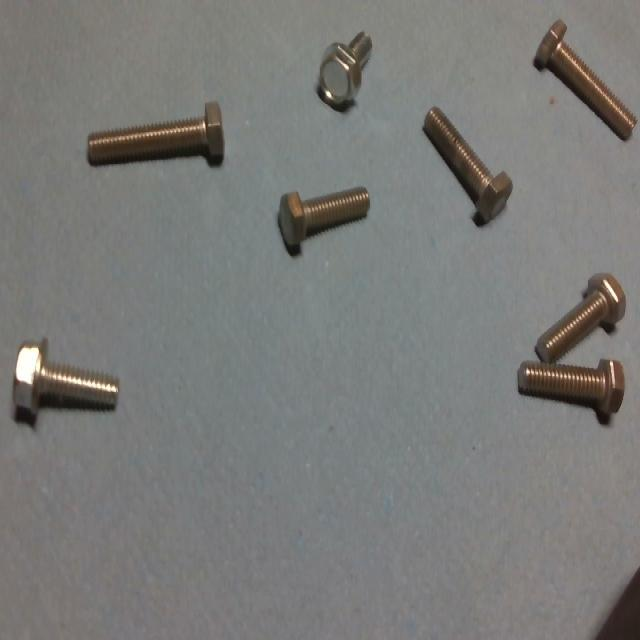
#> input picture Desafio_1/data/images/img1.jpg, 640 x 640 px; its folder holds only this picture in this run
$ jupyter execute analise_interativa_dados_sinteticos_detector_leve.ipynb
#> lines starting #> are read from the running program, lines starting #| are printed output that depends on the picture; after the words box and inside, x2 and y2 are one past the last pixel; in counts of white or black regions, pixels touching at a corner belong together; long printed decimals are rounded
### Desafio_1/solucoes/solucao_3_dados_sinteticos_detector_leve/solucao_3_dados_sinteticos_detector_leve.py
"""Solução 3 do Desafio 1: dados sintéticos e detector leve de parafusos.

Autor: Manoel Furtado
Data: 31/05/2026

Descrição:
    Este script cria um dataset YOLO com pseudo-rótulos para detecção de
    parafusos. Ele usa um detector clássico em OpenCV para sugerir caixas,
    gera variações simples das imagens e, opcionalmente, inicia o treino de um
    modelo YOLO leve quando o Ultralytics está instalado.

Uso principal:
    python Desafio_1/solucoes/solucao_3_dados_sinteticos_detector_leve/solucao_3_dados_sinteticos_detector_leve.py
    python Desafio_1/solucoes/solucao_3_dados_sinteticos_detector_leve/solucao_3_dados_sinteticos_detector_leve.py --train-yolo

Artefato gerado:
    Desafio_1/solucoes/solucao_3_dados_sinteticos_detector_leve/dataset_yolo_sintetico/data.yaml
"""

from __future__ import annotations

import argparse
import random
import shutil
import sys
from dataclasses import dataclass
from pathlib import Path


IMAGE_SUFFIXES = {".jpg", ".jpeg", ".png", ".bmp", ".webp"}


@dataclass
class Box:
    """Representa uma caixa delimitadora no formato de pixel do OpenCV."""

    x: int
    y: int
    w: int
    h: int


# [11 lines left out: function require_cv2, not called in this run]


def iter_images(input_dir: Path) -> list[Path]:
    """Lista somente arquivos com extensões de imagem aceitas pelo script."""

    return sorted(
        path for path in input_dir.iterdir() if path.suffix.lower() in IMAGE_SUFFIXES
    )


def weak_boxes(cv2, np, image, args) -> list[Box]:
    """Gera pseudo-caixas usando processamento clássico de imagem.

    A ideia é obter rótulos fracos: eles aceleram uma primeira versão do
    dataset, mas ainda devem ser revisados visualmente antes de virarem base
    final de treino.
    """

    # Converte para tons de cinza e aumenta contraste local para destacar peças.
    gray = cv2.cvtColor(image, cv2.COLOR_BGR2GRAY)
    enhanced = cv2.createCLAHE(clipLimit=2.0, tileGridSize=(8, 8)).apply(gray)

    # Suavização reduz ruído antes do limiar automático de Otsu.
    blurred = cv2.GaussianBlur(enhanced, (5, 5), 0)
    _, mask = cv2.threshold(blurred, 0, 255, cv2.THRESH_BINARY_INV + cv2.THRESH_OTSU)

    # Operações morfológicas fecham falhas pequenas e removem pontos isolados.
    kernel = cv2.getStructuringElement(cv2.MORPH_ELLIPSE, (5, 5))
    mask = cv2.morphologyEx(mask, cv2.MORPH_CLOSE, kernel, iterations=2)
    mask = cv2.morphologyEx(mask, cv2.MORPH_OPEN, kernel, iterations=1)
    contours, _ = cv2.findContours(mask, cv2.RETR_EXTERNAL, cv2.CHAIN_APPROX_SIMPLE)

    boxes: list[Box] = []
    for contour in contours:
        area = float(cv2.contourArea(contour))
        if area < args.min_area or area > args.max_area:
            continue

        x, y, w, h = cv2.boundingRect(contour)
        if w <= 0 or h <= 0:
            continue

        # Descartar proporções extremas ajuda a reduzir falsas detecções.
        if max(w / h, h / w) > args.max_aspect_ratio:
            continue
        boxes.append(Box(x, y, w, h))

    # Ordenação estável facilita inspeção e comparação de resultados.
    return sorted(boxes, key=lambda box: (box.y, box.x))


def yolo_line(box: Box, image_width: int, image_height: int) -> str:
    """Converte uma caixa em linha YOLO: classe, centro x/y, largura e altura."""

    # YOLO espera coordenadas normalizadas pelo tamanho da imagem.
    x_center = (box.x + box.w / 2) / image_width
    y_center = (box.y + box.h / 2) / image_height
    width = box.w / image_width
    height = box.h / image_height
    return f"0 {x_center:.6f} {y_center:.6f} {width:.6f} {height:.6f}"


# [11 lines left out: function write_pair, not called in this run]


def transform_boxes_for_flip(boxes: list[Box], width: int, height: int, flip_code: int):
    """Ajusta as caixas quando a imagem é espelhada.

    `flip_code=1` espelha horizontalmente, `flip_code=0` verticalmente e outros
    valores representam espelhamento nos dois eixos.
    """

    transformed = []
    for box in boxes:
        if flip_code == 1:
            transformed.append(Box(width - box.x - box.w, box.y, box.w, box.h))
        elif flip_code == 0:
            transformed.append(Box(box.x, height - box.y - box.h, box.w, box.h))
        else:
            transformed.append(Box(width - box.x - box.w, height - box.y - box.h, box.w, box.h))
    return transformed


def brightness_variant(cv2, np, image, alpha: float, beta: int):
    """Cria uma variação simples de brilho/contraste da imagem."""

    return cv2.convertScaleAbs(image, alpha=alpha, beta=beta)


# [103 lines left out: functions create_dataset, train_yolo, not called in this run]


def parse_args(argv: list[str] | None = None):
    """Define os parâmetros de geração de dados e treino opcional."""

    script_dir = Path(__file__).resolve().parent
    default_input = script_dir.parent.parent / "data" / "images"
    parser = argparse.ArgumentParser(description=__doc__)
    parser.add_argument("--input-dir", default=str(default_input))
    parser.add_argument("--output-dir", default=str(script_dir / "dataset_yolo_sintetico"))
    parser.add_argument("--clean", action="store_true")
    parser.add_argument("--seed", type=int, default=42)
    parser.add_argument("--val-fraction", type=float, default=0.2)
    parser.add_argument("--min-area", type=float, default=80.0)
    parser.add_argument("--max-area", type=float, default=20000.0)
    parser.add_argument("--max-aspect-ratio", type=float, default=8.0)
    parser.add_argument("--train-yolo", action="store_true")
    parser.add_argument("--model", default="yolov8n.pt")
    parser.add_argument("--epochs", type=int, default=50)
    parser.add_argument("--imgsz", type=int, default=640)
    parser.add_argument("--batch", type=int, default=4)
    return parser.parse_args(argv)


# [7 lines left out: function run, not called in this run]


# [2 lines that do not run on import are left out]

### Desafio_1/solucoes/solucao_3_dados_sinteticos_detector_leve/analise_interativa_dados_sinteticos_detector_leve.ipynb
# Análise interativa - Solução 3 dados sintéticos e detector leve

**Autor:** Manoel Furtado
**Objetivo:** estudar a geração de pseudo-rótulos e aumentações usada em `solucao_3_dados_sinteticos_detector_leve.py`.

Este notebook mostra como:

1. carregar imagens do Desafio 1;
2. gerar caixas fracas com OpenCV;
3. visualizar filtros e contornos candidatos;
4. converter caixas para formato YOLO;
5. testar aumentações simples;
6. ajustar parâmetros antes de criar o dataset final;
7. iniciar opcionalmente um treino YOLO leve.

## 1. Importações e caminhos

A célula localiza a pasta da solução, importa o script original e define os diretórios de entrada e saída.

[cell 1]
import sys
from pathlib import Path

import cv2
import matplotlib.pyplot as plt
import numpy as np

SCRIPT_NAME = 'solucao_3_dados_sinteticos_detector_leve.py'

def find_solution_dir(script_name):
    start = Path.cwd().resolve()
    for candidate in [start, *start.parents]:
        if (candidate / script_name).exists():
            return candidate
    matches = list(start.rglob(script_name))
    if not matches:
        raise FileNotFoundError(f'Não encontrei {script_name} a partir de {start}')
    return matches[0].parent

SOLUTION_DIR = find_solution_dir(SCRIPT_NAME)
DESAFIO_DIR = SOLUTION_DIR.parents[1]
INPUT_DIR = DESAFIO_DIR / 'data' / 'images'
OUTPUT_DIR = SOLUTION_DIR / 'dataset_yolo_sintetico'

sys.path.insert(0, str(SOLUTION_DIR))

from solucao_3_dados_sinteticos_detector_leve import brightness_variant, create_dataset, iter_images, parse_args, train_yolo, transform_boxes_for_flip, weak_boxes, yolo_line

print('Solução:', SOLUTION_DIR)
print('Imagens:', INPUT_DIR)
print('Saída  :', OUTPUT_DIR)

## 2. Escolha de imagem

Troque `image_index` para ver como os pseudo-rótulos se comportam em cada foto.

[cell 2]
image_paths = iter_images(INPUT_DIR)
print('Imagens encontradas:', len(image_paths))
for index, path in enumerate(image_paths):
    print(index, path.name)

image_index = 0
image_path = image_paths[image_index]
image_bgr = cv2.imread(str(image_path))
#> image_bgr is the input picture: shape (640, 640, 3); mean B, G, R 120.2, 122.5, 122.1
if image_bgr is None:
    raise ValueError(f'Não consegui ler {image_path}')

plt.figure(figsize=(8, 6))
plt.imshow(cv2.cvtColor(image_bgr, cv2.COLOR_BGR2RGB))
plt.title(image_path.name)
plt.axis('off')
plt.show()
print('Dimensão:', image_bgr.shape)
#| Dimensão: (640, 640, 3)

## 3. Parâmetros do pseudo-detector

Os valores abaixo controlam quais contornos viram caixas. Ajuste e execute novamente para comparar.

[cell 3]
min_area = 80.0
max_area = 20000.0
max_aspect_ratio = 8.0

args = parse_args([
    '--input-dir', str(INPUT_DIR),
    '--output-dir', str(OUTPUT_DIR),
    '--min-area', str(min_area),
    '--max-area', str(max_area),
    '--max-aspect-ratio', str(max_aspect_ratio),
])

boxes = weak_boxes(cv2, np, image_bgr, args)
#> in weak_boxes, `enhanced = cv2.createCLAHE(clipLimit=2.0, tileGridSize=(8, 8)).apply(g..`:
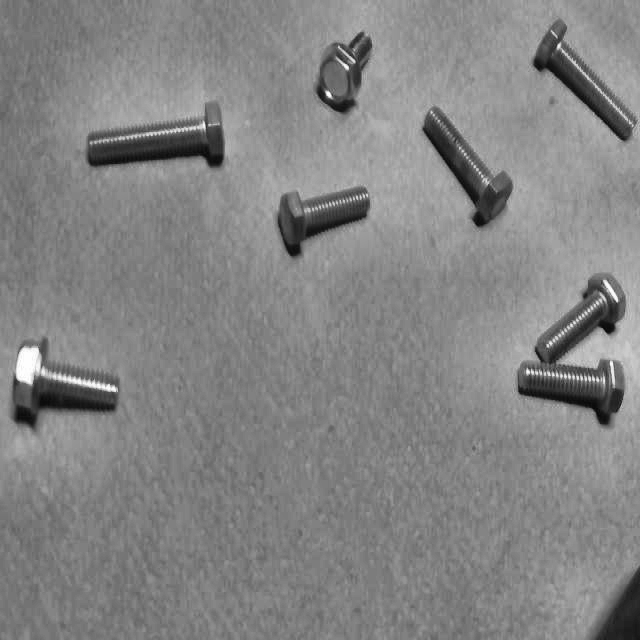
#> enhanced: shape (640, 640); min 5, max 255, mean 132
#> in weak_boxes, `_, mask = cv2.threshold(blurred, 0, 255, cv2.THRESH_BINARY_INV + cv2.T..`:
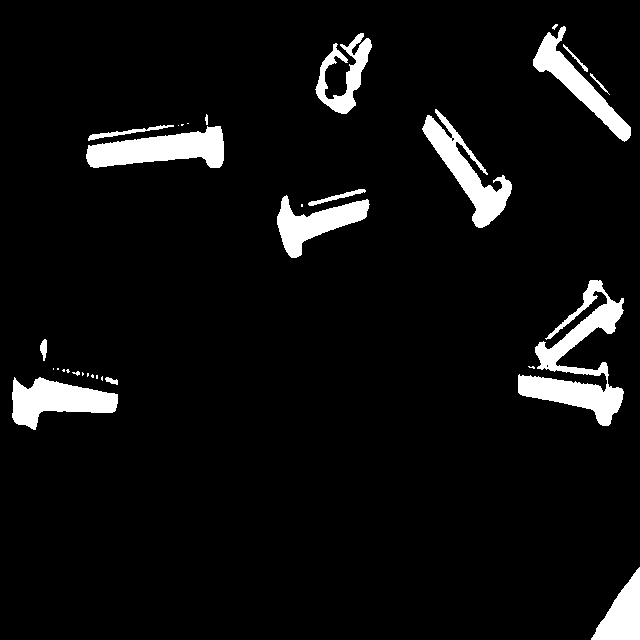
#> mask: shape (640, 640); 6.2% white; 31 white regions (15 under 20 px), largest, box (x1, y1, x2, y2) and area: (518, 280, 624, 426) 5446, (86, 126, 224, 168) 3586, (422, 109, 512, 228) 3231
#> in weak_boxes, `mask = cv2.morphologyEx(mask, cv2.MORPH_OPEN, kernel, iterations=1)`:
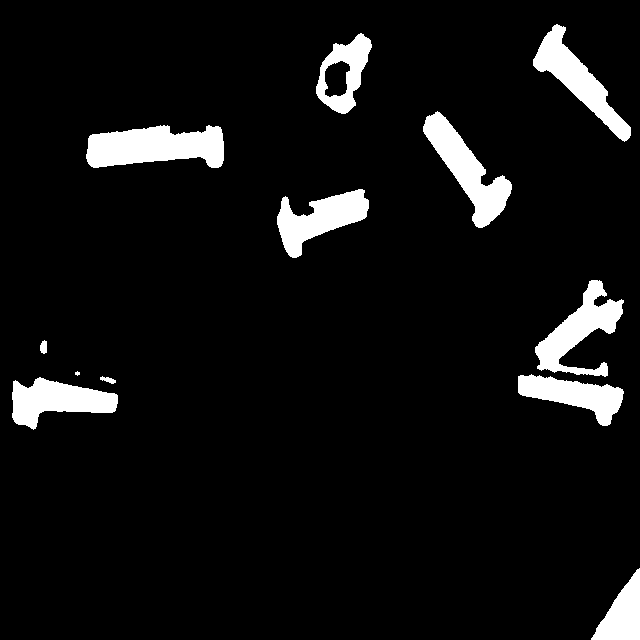
#> mask: shape (640, 640); 6.8% white; 12 white regions (1 under 20 px)
#> in weak_boxes, `contours, _ = cv2.findContours(mask, cv2.RETR_EXTERNAL, cv2.CHAIN_APPR..`: contours = 12 contours, 1 with area under 20; largest, box (x1, y1, x2, y2) and area: (86, 125, 224, 168) 4258, (423, 111, 512, 228) 3516, (535, 280, 624, 377) 3193, (533, 24, 631, 142) 3170, (12, 377, 118, 430) 2980
#> the loop in weak_boxes, `for contour in contours:` made 12 passes
#> (area, x, y, w, h) on passes 1, 2, 4, 7, 8, 9, 10, 11: (1835.5, 591, 568, 49, 72), (2980.5, 12, 377, 106, 53), (2555.5, 518, 374, 106, 52), (3193, 535, 280, 89, 97), (2964.5, 277, 189, 92, 69), (4258, 86, 125, 138, 43), (3516.5, 423, 111, 89, 117), (2642, 316, 33, 56, 81)
#> after the loop in weak_boxes, `for contour in contours:`: boxes = 9 items
#> boxes = 9 items
print('Caixas encontradas:', len(boxes))
#| Caixas encontradas: 9
for box in boxes[:10]:
    print(box)
#> this loop made 9 passes
#| Box(x=533, y=24, w=98, h=118)
#| Box(x=316, y=33, w=56, h=81)
#| Box(x=423, y=111, w=89, h=117)
#| Box(x=86, y=125, w=138, h=43)
#| Box(x=277, y=189, w=92, h=69)
#> (further printed lines are left out)

## 4. Visualização dos filtros clássicos

Esta célula replica a lógica de `weak_boxes` para mostrar onde os contornos surgem.

[cell 4]
gray = cv2.cvtColor(image_bgr, cv2.COLOR_BGR2GRAY)
enhanced = cv2.createCLAHE(clipLimit=2.0, tileGridSize=(8, 8)).apply(gray)
blurred = cv2.GaussianBlur(enhanced, (5, 5), 0)
_, mask = cv2.threshold(blurred, 0, 255, cv2.THRESH_BINARY_INV + cv2.THRESH_OTSU)
kernel = cv2.getStructuringElement(cv2.MORPH_ELLIPSE, (5, 5))
closed = cv2.morphologyEx(mask, cv2.MORPH_CLOSE, kernel, iterations=2)
opened = cv2.morphologyEx(closed, cv2.MORPH_OPEN, kernel, iterations=1)

stages = [
    ('Cinza', gray),
    ('CLAHE', enhanced),
    ('Blur', blurred),
    ('Otsu invertido', mask),
    ('Fechamento', closed),
    ('Abertura', opened),
]

fig, axes = plt.subplots(2, 3, figsize=(15, 9))
for axis, (title, stage) in zip(axes.ravel(), stages):
    axis.imshow(stage, cmap='gray')
    axis.set_title(title)
    axis.axis('off')
#> this loop made 6 passes
plt.tight_layout()
plt.show()

## 5. Caixas sobre a imagem

Pseudo-rótulos são úteis para acelerar o trabalho, mas devem ser revisados. Nesta etapa avaliamos visualmente as caixas.

[cell 5]
annotated = image_bgr.copy()
for index, box in enumerate(boxes, start=1):
    cv2.rectangle(annotated, (box.x, box.y), (box.x + box.w, box.y + box.h), (0, 180, 0), 2)
    cv2.putText(annotated, str(index), (box.x, max(box.y - 5, 12)), cv2.FONT_HERSHEY_SIMPLEX, 0.5, (0, 0, 255), 1, cv2.LINE_AA)
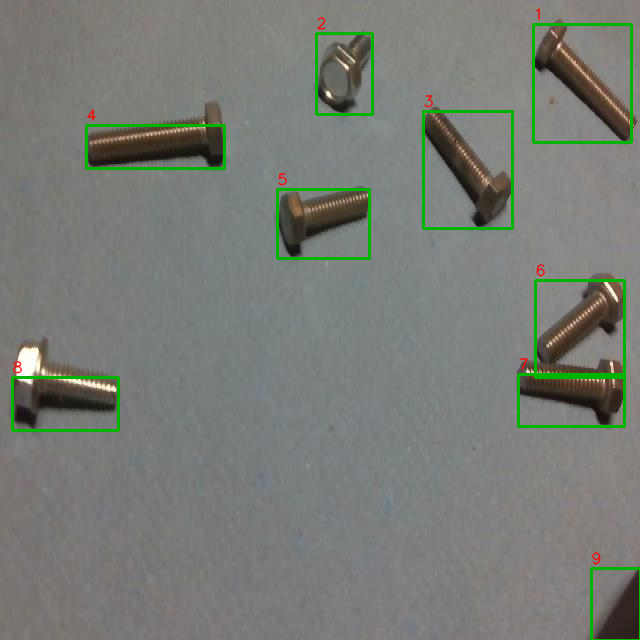
#> annotated: shape (640, 640, 3); 2.32% of pixels changed, all inside (x1, y1, x2, y2) = (11, 8, 640, 640)

plt.figure(figsize=(10, 8))
plt.imshow(cv2.cvtColor(annotated, cv2.COLOR_BGR2RGB))
plt.title(f'{len(boxes)} pseudo-caixas')
plt.axis('off')
plt.show()

## 6. Formato YOLO gerado

Cada linha do label YOLO usa `classe x_centro y_centro largura altura`, tudo normalizado entre 0 e 1.

[cell 6]
height, width = image_bgr.shape[:2]
label_lines = [yolo_line(box, width, height) for box in boxes]
#> label_lines = 9 items
print('\n'.join(label_lines[:10]) if label_lines else 'Nenhuma caixa gerada.')
#| 0 0.9094 0.1297 0.1531 0.1844
#| 0 0.5375 0.1148 0.0875 0.1266
#| 0 0.7305 0.2648 0.1391 0.1828
#| 0 0.2422 0.2289 0.2156 0.06719
#| 0 0.5047 0.3492 0.1437 0.1078
#| 0 0.9055 0.5133 0.1391 0.1516
#> (further printed lines are left out)

## 7. Aumentações simples e correção das caixas

O script cria versões espelhadas e variações de brilho. Quando a imagem é espelhada, as caixas precisam ser transformadas também.

[cell 7]
height, width = image_bgr.shape[:2]
variants = [
    ('original', image_bgr, boxes),
    ('flip horizontal', cv2.flip(image_bgr, 1), transform_boxes_for_flip(boxes, width, height, 1)),
    ('flip vertical', cv2.flip(image_bgr, 0), transform_boxes_for_flip(boxes, width, height, 0)),
    ('mais escura', brightness_variant(cv2, np, image_bgr, 0.85, -10), boxes),
    ('mais clara', brightness_variant(cv2, np, image_bgr, 1.15, 12), boxes),
]
#> the loop in transform_boxes_for_flip, `for box in boxes:` made 9 passes
#> the loop in transform_boxes_for_flip (call 2), `for box in boxes:` made 9 passes
#> in brightness_variant, `return cv2.convertScaleAbs(image, alpha=alpha, beta=beta)`:
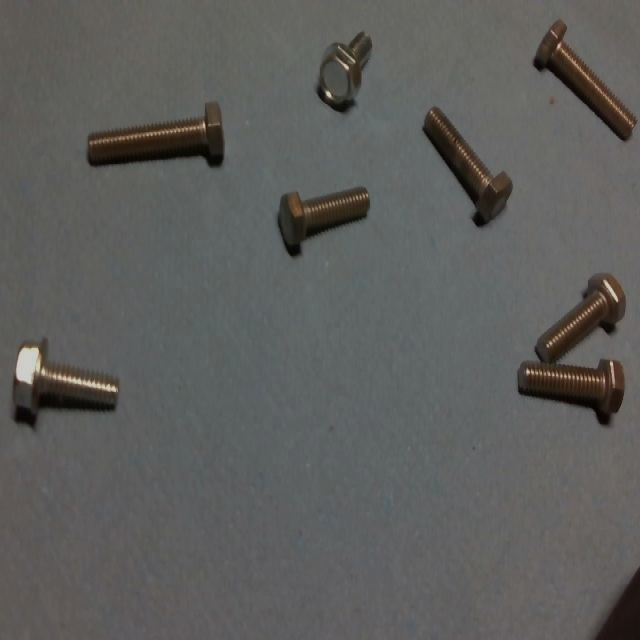
#> returned value: shape (640, 640, 3); mean of channels 0, 1, 2 92.2, 94.1, 93.8; drawn as B, G, R
#> call 2 of brightness_variant, with alpha = 1.15, beta = 12
#> in brightness_variant (call 2), `return cv2.convertScaleAbs(image, alpha=alpha, beta=beta)`:
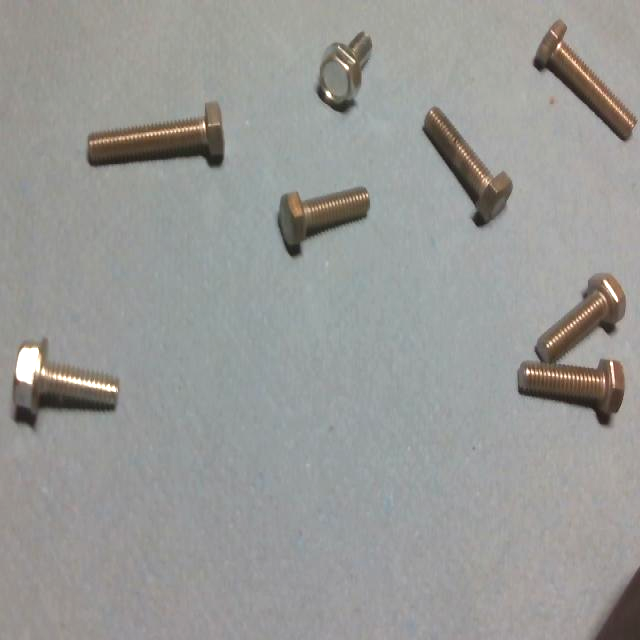
#> returned value: shape (640, 640, 3); mean of channels 0, 1, 2 150.2, 152.8, 152.4; drawn as B, G, R

fig, axes = plt.subplots(1, len(variants), figsize=(4 * len(variants), 5))
for axis, (title, variant_image, variant_boxes) in zip(axes, variants):
    view = variant_image.copy()
    for box in variant_boxes:
        cv2.rectangle(view, (box.x, box.y), (box.x + box.w, box.y + box.h), (0, 180, 0), 2)
    axis.imshow(cv2.cvtColor(view, cv2.COLOR_BGR2RGB))
    axis.set_title(title)
    axis.axis('off')
#> this loop made 5 passes
#> pass 2, `view = variant_image.copy()`:
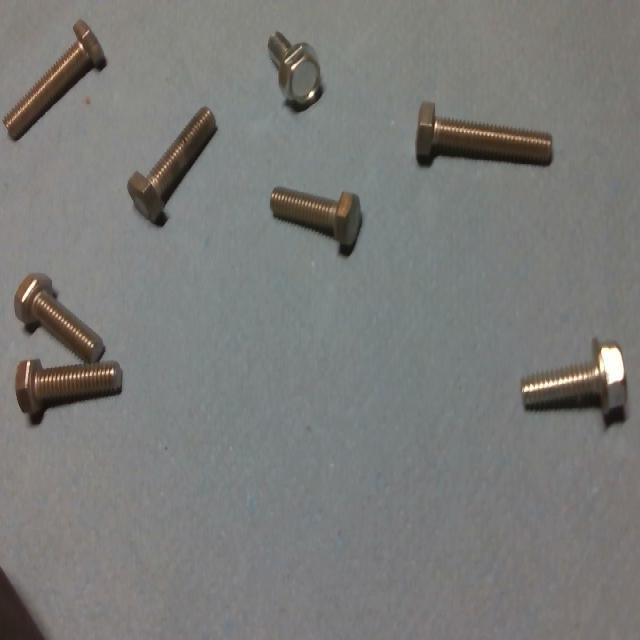
#> view: shape (640, 640, 3); mean of channels 0, 1, 2 120.2, 122.5, 122.1; drawn as B, G, R
#> pass 3, `view = variant_image.copy()`:
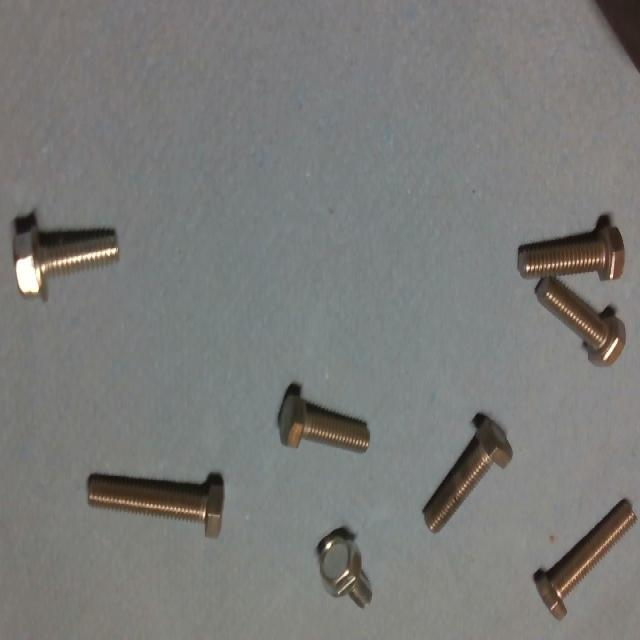
#> view: shape (640, 640, 3); mean of channels 0, 1, 2 120.2, 122.5, 122.1; drawn as B, G, R
#> after the loop:
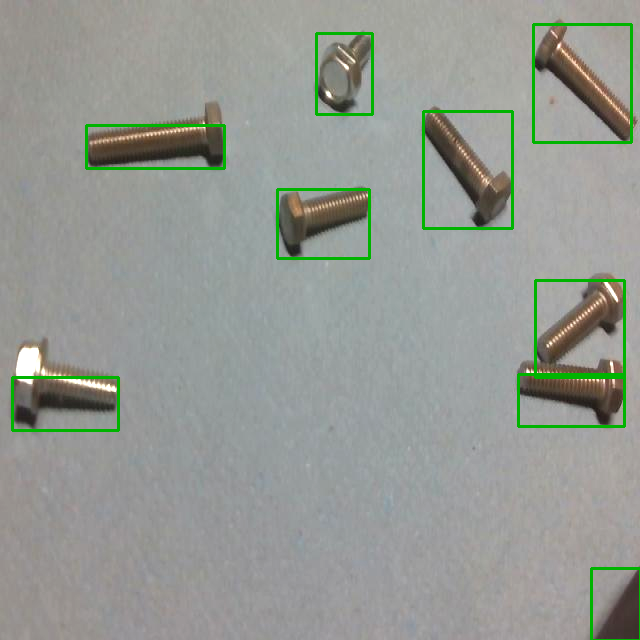
#> view: shape (640, 640, 3); mean of channels 0, 1, 2 147.1, 153.5, 149; drawn as B, G, R
plt.tight_layout()
plt.show()
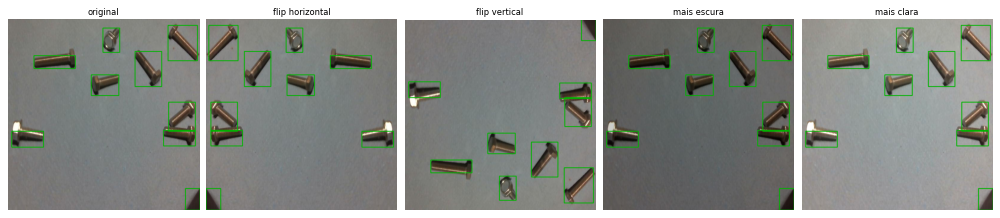
#> figure drawn by matplotlib, 5 panels

## 8. Busca rápida de parâmetros

Sem rótulo real, a melhor checagem é visual. Ainda assim, contar quantas caixas cada configuração gera ajuda a identificar valores instáveis.

[cell 8]
from itertools import product

search_space = {
    'min_area': [50, 80, 120, 200],
    'max_area': [8000, 12000, 20000],
    'max_aspect_ratio': [4.0, 6.0, 8.0],
}

sample_images = image_paths[:5]
keys = list(search_space.keys())
rows = []

for values in product(*(search_space[key] for key in keys)):
    params = dict(zip(keys, values))
    test_args = parse_args([
        '--input-dir', str(INPUT_DIR),
        '--output-dir', str(OUTPUT_DIR),
        '--min-area', str(params['min_area']),
        '--max-area', str(params['max_area']),
        '--max-aspect-ratio', str(params['max_aspect_ratio']),
    ])
    counts = []
    for path in sample_images:
        img = cv2.imread(str(path))
        counts.append(len(weak_boxes(cv2, np, img, test_args)))
#> the loop in weak_boxes (call 2), `for contour in contours:` made 12 passes
    rows.append({**params, 'counts': counts, 'mean_count': float(np.mean(counts)), 'std_count': float(np.std(counts))})

rows = sorted(rows, key=lambda row: (row['std_count'], -row['mean_count']))
for row in rows[:10]:
    print(row)
